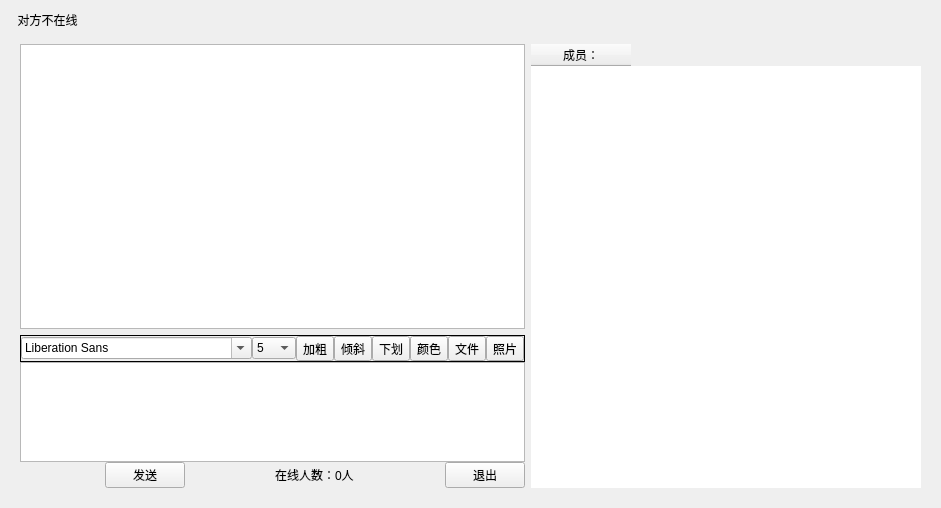
<?xml version="1.0" encoding="UTF-8"?>
<ui version="4.0">
 <class>Widget</class>
 <widget class="QWidget" name="Widget">
  <property name="geometry">
   <rect>
    <x>0</x>
    <y>0</y>
    <width>941</width>
    <height>508</height>
   </rect>
  </property>
  <property name="minimumSize">
   <size>
    <width>0</width>
    <height>100</height>
   </size>
  </property>
  <property name="windowTitle">
   <string>Widget</string>
  </property>
  <layout class="QGridLayout" name="gridLayout">
   <item row="1" column="0">
    <widget class="QWidget" name="widget_3" native="true">
     <layout class="QHBoxLayout" name="horizontalLayout_3">
      <item>
       <layout class="QVBoxLayout" name="verticalLayout_3">
        <property name="spacing">
         <number>0</number>
        </property>
        <property name="topMargin">
         <number>0</number>
        </property>
        <property name="bottomMargin">
         <number>0</number>
        </property>
        <item>
         <layout class="QVBoxLayout" name="verticalLayout_2">
          <property name="spacing">
           <number>0</number>
          </property>
          <item>
           <widget class="QWidget" name="widget_2" native="true">
            <layout class="QVBoxLayout" name="verticalLayout">
             <property name="leftMargin">
              <number>0</number>
             </property>
             <property name="topMargin">
              <number>0</number>
             </property>
             <property name="rightMargin">
              <number>0</number>
             </property>
             <property name="bottomMargin">
              <number>0</number>
             </property>
             <item>
              <widget class="QTextBrowser" name="textBrowser"/>
             </item>
             <item>
              <widget class="QFrame" name="frame_2">
               <property name="frameShape">
                <enum>QFrame::Box</enum>
               </property>
               <layout class="QHBoxLayout" name="horizontalLayout_2">
                <property name="spacing">
                 <number>0</number>
                </property>
                <property name="leftMargin">
                 <number>0</number>
                </property>
                <property name="topMargin">
                 <number>0</number>
                </property>
                <property name="rightMargin">
                 <number>0</number>
                </property>
                <property name="bottomMargin">
                 <number>0</number>
                </property>
                <item>
                 <widget class="QFontComboBox" name="fontComboBox"/>
                </item>
                <item>
                 <widget class="QComboBox" name="comboBox">
                  <item>
                   <property name="text">
                    <string>5</string>
                   </property>
                  </item>
                  <item>
                   <property name="text">
                    <string>6</string>
                   </property>
                  </item>
                  <item>
                   <property name="text">
                    <string>7</string>
                   </property>
                  </item>
                  <item>
                   <property name="text">
                    <string>8</string>
                   </property>
                  </item>
                  <item>
                   <property name="text">
                    <string>9</string>
                   </property>
                  </item>
                  <item>
                   <property name="text">
                    <string>10</string>
                   </property>
                  </item>
                  <item>
                   <property name="text">
                    <string>11</string>
                   </property>
                  </item>
                  <item>
                   <property name="text">
                    <string>12</string>
                   </property>
                  </item>
                 </widget>
                </item>
                <item>
                 <widget class="QToolButton" name="toolButton_2">
                  <property name="text">
                   <string>加粗</string>
                  </property>
                  <property name="checkable">
                   <bool>true</bool>
                  </property>
                 </widget>
                </item>
                <item>
                 <widget class="QToolButton" name="toolButton">
                  <property name="text">
                   <string>倾斜</string>
                  </property>
                  <property name="checkable">
                   <bool>true</bool>
                  </property>
                 </widget>
                </item>
                <item>
                 <widget class="QToolButton" name="toolButton_4">
                  <property name="text">
                   <string>下划</string>
                  </property>
                  <property name="checkable">
                   <bool>true</bool>
                  </property>
                 </widget>
                </item>
                <item>
                 <widget class="QToolButton" name="toolButton_3">
                  <property name="text">
                   <string>颜色</string>
                  </property>
                 </widget>
                </item>
                <item>
                 <widget class="QToolButton" name="toolButton_5">
                  <property name="text">
                   <string>文件</string>
                  </property>
                 </widget>
                </item>
                <item>
                 <widget class="QToolButton" name="toolButton_6">
                  <property name="text">
                   <string>照片</string>
                  </property>
                 </widget>
                </item>
               </layout>
              </widget>
             </item>
            </layout>
           </widget>
          </item>
          <item>
           <widget class="QTextEdit" name="data_txt">
            <property name="minimumSize">
             <size>
              <width>0</width>
              <height>0</height>
             </size>
            </property>
            <property name="maximumSize">
             <size>
              <width>16777215</width>
              <height>100</height>
             </size>
            </property>
            <property name="sizeIncrement">
             <size>
              <width>0</width>
              <height>0</height>
             </size>
            </property>
            <property name="baseSize">
             <size>
              <width>0</width>
              <height>0</height>
             </size>
            </property>
           </widget>
          </item>
         </layout>
        </item>
        <item>
         <widget class="QWidget" name="widget" native="true">
          <layout class="QHBoxLayout" name="horizontalLayout">
           <property name="leftMargin">
            <number>0</number>
           </property>
           <property name="topMargin">
            <number>0</number>
           </property>
           <property name="rightMargin">
            <number>0</number>
           </property>
           <property name="bottomMargin">
            <number>0</number>
           </property>
           <item>
            <spacer name="horizontalSpacer_3">
             <property name="orientation">
              <enum>Qt::Horizontal</enum>
             </property>
             <property name="sizeHint" stdset="0">
              <size>
               <width>40</width>
               <height>20</height>
              </size>
             </property>
            </spacer>
           </item>
           <item>
            <widget class="QPushButton" name="pushButton">
             <property name="text">
              <string>发送</string>
             </property>
            </widget>
           </item>
           <item>
            <spacer name="horizontalSpacer">
             <property name="orientation">
              <enum>Qt::Horizontal</enum>
             </property>
             <property name="sizeHint" stdset="0">
              <size>
               <width>40</width>
               <height>20</height>
              </size>
             </property>
            </spacer>
           </item>
           <item>
            <widget class="QLabel" name="label">
             <property name="text">
              <string>在线人数：0人</string>
             </property>
            </widget>
           </item>
           <item>
            <spacer name="horizontalSpacer_2">
             <property name="orientation">
              <enum>Qt::Horizontal</enum>
             </property>
             <property name="sizeHint" stdset="0">
              <size>
               <width>40</width>
               <height>20</height>
              </size>
             </property>
            </spacer>
           </item>
           <item>
            <widget class="QPushButton" name="pushButton_2">
             <property name="text">
              <string>退出</string>
             </property>
            </widget>
           </item>
          </layout>
         </widget>
        </item>
       </layout>
      </item>
      <item>
       <widget class="QWidget" name="widget_4" native="true">
        <layout class="QVBoxLayout" name="verticalLayout_4">
         <property name="spacing">
          <number>0</number>
         </property>
         <property name="leftMargin">
          <number>0</number>
         </property>
         <property name="topMargin">
          <number>0</number>
         </property>
         <property name="rightMargin">
          <number>0</number>
         </property>
         <property name="bottomMargin">
          <number>0</number>
         </property>
         <item>
          <widget class="QTableWidget" name="tableWidget">
           <property name="sizePolicy">
            <sizepolicy hsizetype="Expanding" vsizetype="Expanding">
             <horstretch>0</horstretch>
             <verstretch>0</verstretch>
            </sizepolicy>
           </property>
           <property name="frameShape">
            <enum>QFrame::NoFrame</enum>
           </property>
           <column>
            <property name="text">
             <string>成员：</string>
            </property>
           </column>
          </widget>
         </item>
        </layout>
       </widget>
      </item>
     </layout>
    </widget>
   </item>
   <item row="0" column="0">
    <widget class="QLabel" name="online_status">
     <property name="text">
      <string>  对方不在线</string>
     </property>
    </widget>
   </item>
  </layout>
 </widget>
 <resources/>
 <connections/>
</ui>
